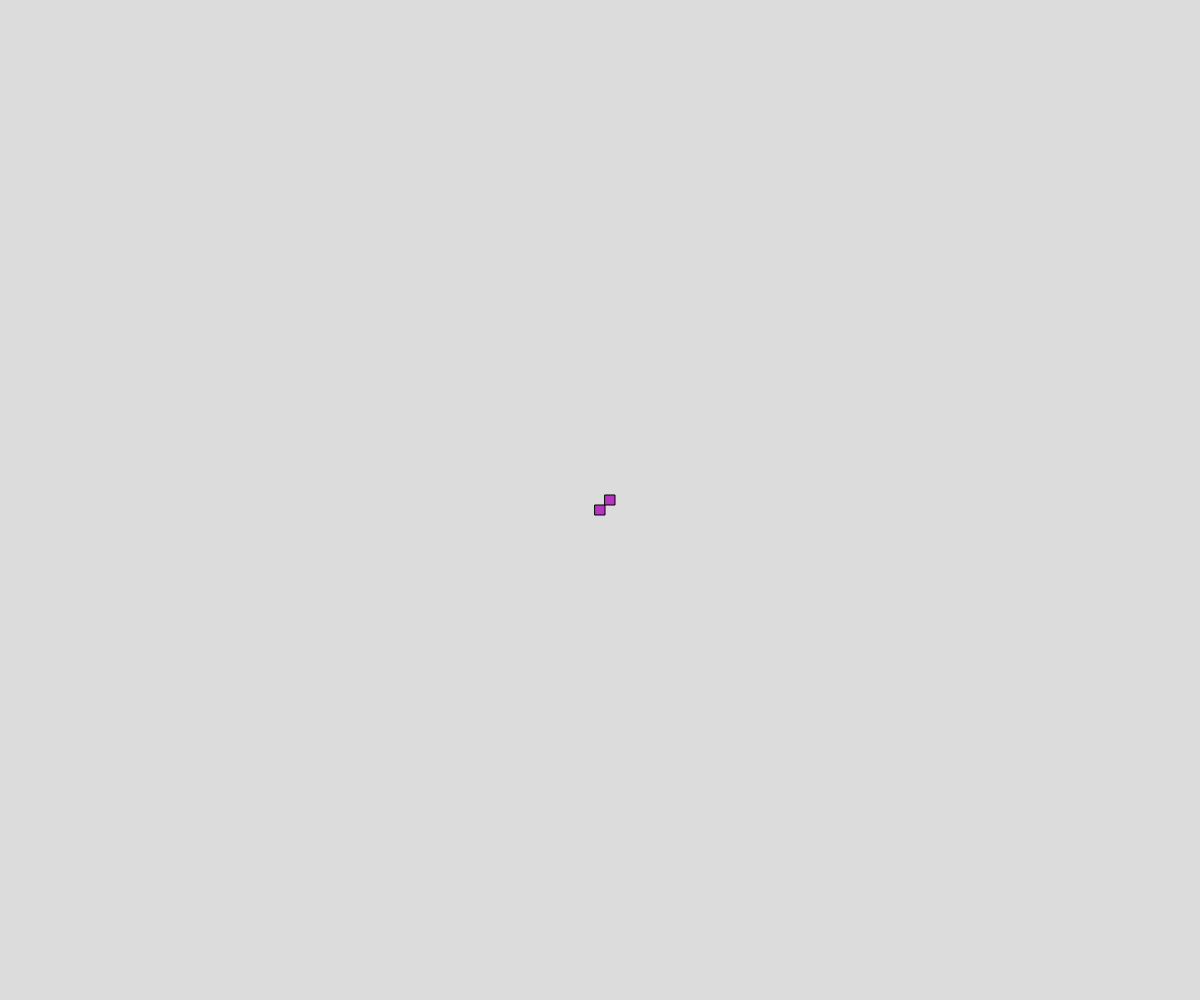
Frame 1 (no input)
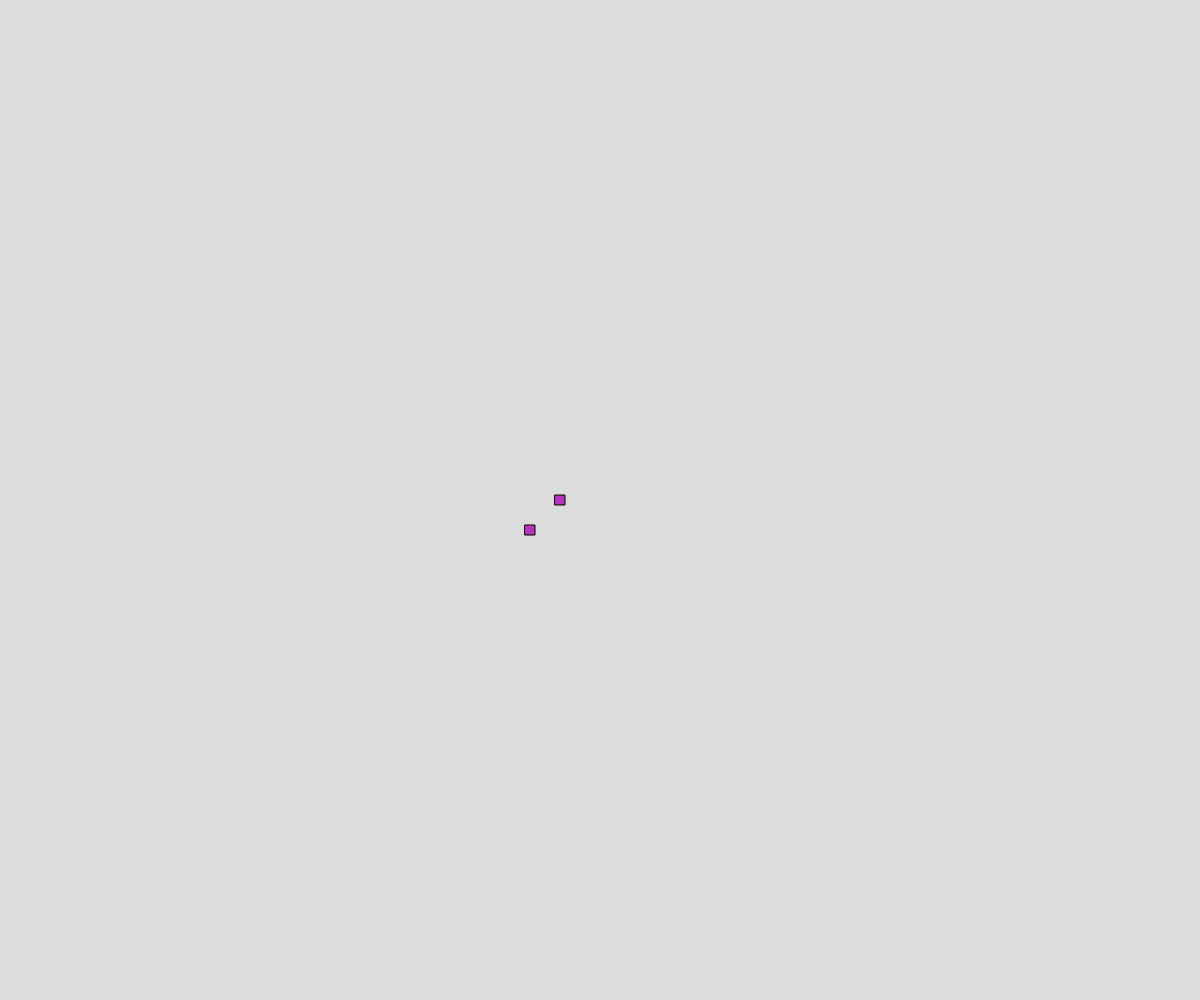
Frame 60 (no input)
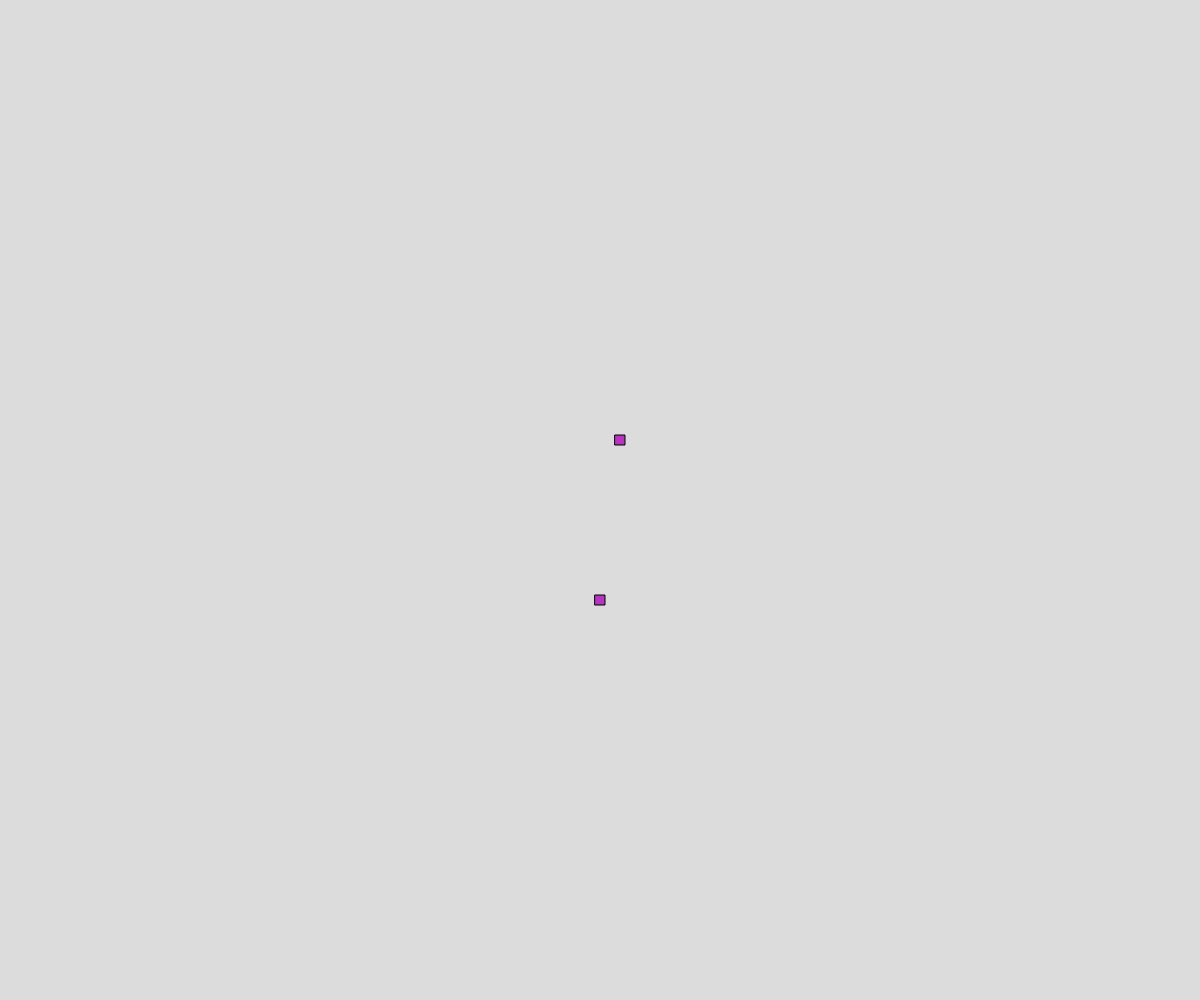
Frame 120 (the mouse pressed at the canvas centre since frame 60)

The p5.js sketch that drew these frames (run headless with seeded random() and noise() and a simulated clock; from frame 60 on, the mouse is pressed at the canvas centre):

// p5.js sketch
// ── sketch.js
// Objects and Classes Intro
// Raghad Ibrahim
// Oct 2, 202
//Random Walker class + mulitple objects

//Global VAriables
let w; 
let w2; 

function setup() {
  createCanvas(windowWidth, windowHeight);
  let randColor = color(random(255),random(255),random(255) )
  w = new Walker(width/2, height/2, randColor)
  w2 = new Walker(width/2, height/2, randColor)
}

function draw() {
  background(220);
  w.move();
  w.display();
  w2.move();
  w2.display();
}

class Walker{
  //class constructor and properties
  constructor(x, y, c){
    this.x = x; 
    this.y = y; 
    this.c = c; //c is color 
    this.size = 10;
    this.speed= 10;
  }

  //Class method
  move(){//move up, down, left, right
    let moveChoice = Math.floor(random(0,4));
    if (moveChoice===0) this.y -= this.speed;
    else if (moveChoice===1) this.y += this.speed;
    else if (moveChoice===2) this.x -= this.speed;
    else this.x += this.speed;

  }
  display(){
    rectMode(CENTER);
    fill(this.c);
    square(this.x, this.y, this.size)
  }
}
